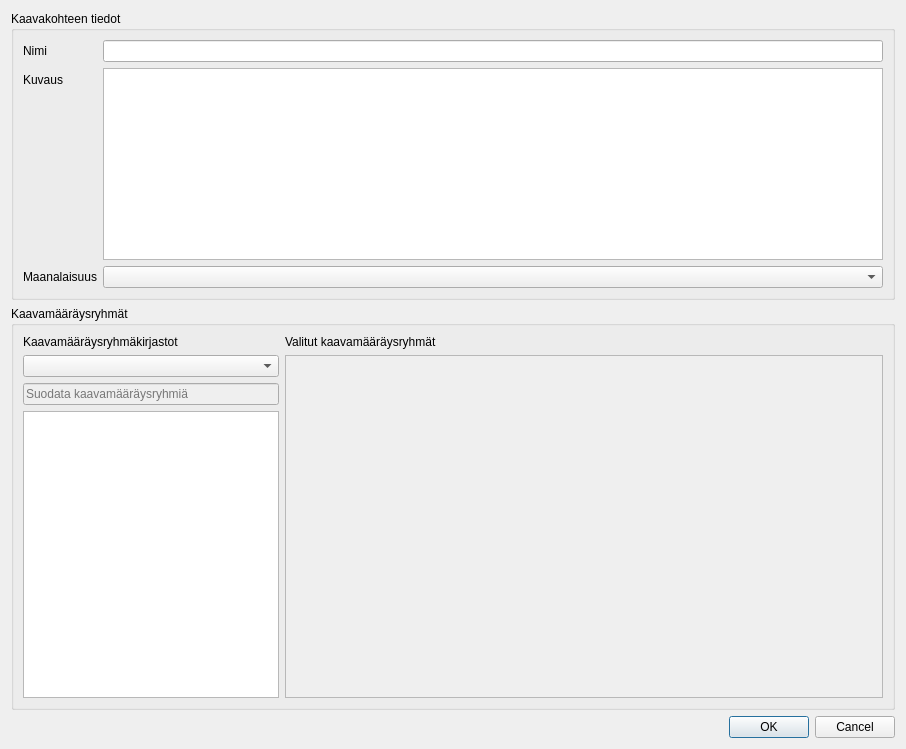
<?xml version="1.0" encoding="UTF-8"?>
<ui version="4.0">
 <class>template_form</class>
 <widget class="QDialog" name="template_form">
  <property name="geometry">
   <rect>
    <x>0</x>
    <y>0</y>
    <width>906</width>
    <height>749</height>
   </rect>
  </property>
  <property name="windowTitle">
   <string>Template form</string>
  </property>
  <layout class="QVBoxLayout" name="verticalLayout_4">
   <item>
    <widget class="QgsCollapsibleGroupBox" name="mGroupBox">
     <property name="title">
      <string>Kaavakohteen tiedot</string>
     </property>
     <property name="collapsed">
      <bool>true</bool>
     </property>
     <layout class="QFormLayout" name="formLayout">
      <item row="0" column="0">
       <widget class="QLabel" name="feature_name_label">
        <property name="text">
         <string>Nimi</string>
        </property>
       </widget>
      </item>
      <item row="0" column="1">
       <widget class="QLineEdit" name="feature_name"/>
      </item>
      <item row="1" column="0">
       <widget class="QLabel" name="feature_description_label">
        <property name="text">
         <string>Kuvaus</string>
        </property>
       </widget>
      </item>
      <item row="1" column="1">
       <widget class="QTextEdit" name="feature_description">
        <property name="sizePolicy">
         <sizepolicy hsizetype="Expanding" vsizetype="Maximum">
          <horstretch>0</horstretch>
          <verstretch>0</verstretch>
         </sizepolicy>
        </property>
       </widget>
      </item>
      <item row="2" column="0">
       <widget class="QLabel" name="feature_underground_label">
        <property name="text">
         <string>Maanalaisuus</string>
        </property>
       </widget>
      </item>
      <item row="2" column="1">
       <widget class="CodeComboBox" name="feature_type_of_underground"/>
      </item>
     </layout>
    </widget>
   </item>
   <item>
    <widget class="QGroupBox" name="groupBox">
     <property name="title">
      <string>Kaavamääräysryhmät</string>
     </property>
     <layout class="QHBoxLayout" name="horizontalLayout">
      <item>
       <layout class="QVBoxLayout" name="verticalLayout_3">
        <item>
         <widget class="QLabel" name="label_2">
          <property name="text">
           <string>Kaavamääräysryhmäkirjastot</string>
          </property>
         </widget>
        </item>
        <item>
         <widget class="QComboBox" name="plan_regulation_group_libraries_combobox"/>
        </item>
        <item>
         <widget class="QgsFilterLineEdit" name="mLineEdit">
          <property name="enabled">
           <bool>false</bool>
          </property>
          <property name="sizePolicy">
           <sizepolicy hsizetype="Preferred" vsizetype="Fixed">
            <horstretch>0</horstretch>
            <verstretch>0</verstretch>
           </sizepolicy>
          </property>
          <property name="placeholderText">
           <string>Suodata kaavamääräysryhmiä</string>
          </property>
          <property name="clearButtonEnabled">
           <bool>false</bool>
          </property>
          <property name="showSearchIcon">
           <bool>true</bool>
          </property>
          <property name="qgisRelation" stdset="0">
           <string notr="true"/>
          </property>
         </widget>
        </item>
        <item>
         <widget class="QTreeWidget" name="plan_regulation_groups_tree">
          <property name="sizePolicy">
           <sizepolicy hsizetype="Preferred" vsizetype="Expanding">
            <horstretch>0</horstretch>
            <verstretch>0</verstretch>
           </sizepolicy>
          </property>
          <property name="frameShape">
           <enum>QFrame::StyledPanel</enum>
          </property>
          <property name="frameShadow">
           <enum>QFrame::Sunken</enum>
          </property>
          <property name="editTriggers">
           <set>QAbstractItemView::NoEditTriggers</set>
          </property>
          <property name="dragDropMode">
           <enum>QAbstractItemView::NoDragDrop</enum>
          </property>
          <property name="alternatingRowColors">
           <bool>false</bool>
          </property>
          <attribute name="headerVisible">
           <bool>false</bool>
          </attribute>
          <column>
           <property name="text">
            <string/>
           </property>
          </column>
         </widget>
        </item>
       </layout>
      </item>
      <item>
       <layout class="QVBoxLayout" name="verticalLayout">
        <item>
         <widget class="QLabel" name="label">
          <property name="text">
           <string>Valitut kaavamääräysryhmät</string>
          </property>
         </widget>
        </item>
        <item>
         <widget class="QScrollArea" name="plan_regulation_group_scrollarea">
          <property name="widgetResizable">
           <bool>true</bool>
          </property>
          <widget class="QWidget" name="plan_regulation_group_scrollarea_contents">
           <property name="geometry">
            <rect>
             <x>0</x>
             <y>0</y>
             <width>596</width>
             <height>600</height>
            </rect>
           </property>
           <layout class="QVBoxLayout" name="verticalLayout_2"/>
          </widget>
         </widget>
        </item>
       </layout>
      </item>
     </layout>
    </widget>
   </item>
   <item>
    <widget class="QDialogButtonBox" name="button_box">
     <property name="standardButtons">
      <set>QDialogButtonBox::Cancel|QDialogButtonBox::Ok</set>
     </property>
    </widget>
   </item>
  </layout>
 </widget>
 <customwidgets>
  <customwidget>
   <class>QgsCollapsibleGroupBox</class>
   <extends>QGroupBox</extends>
   <header>qgscollapsiblegroupbox.h</header>
   <container>1</container>
  </customwidget>
  <customwidget>
   <class>QgsFilterLineEdit</class>
   <extends>QLineEdit</extends>
   <header>qgsfilterlineedit.h</header>
  </customwidget>
  <customwidget>
   <class>CodeComboBox</class>
   <extends>QComboBox</extends>
   <header>arho_feature_template.gui.components.code_combobox</header>
  </customwidget>
 </customwidgets>
 <resources/>
 <connections>
  <connection>
   <sender>button_box</sender>
   <signal>rejected()</signal>
   <receiver>template_form</receiver>
   <slot>reject()</slot>
   <hints>
    <hint type="sourcelabel">
     <x>414</x>
     <y>729</y>
    </hint>
    <hint type="destinationlabel">
     <x>319</x>
     <y>375</y>
    </hint>
   </hints>
  </connection>
 </connections>
</ui>
